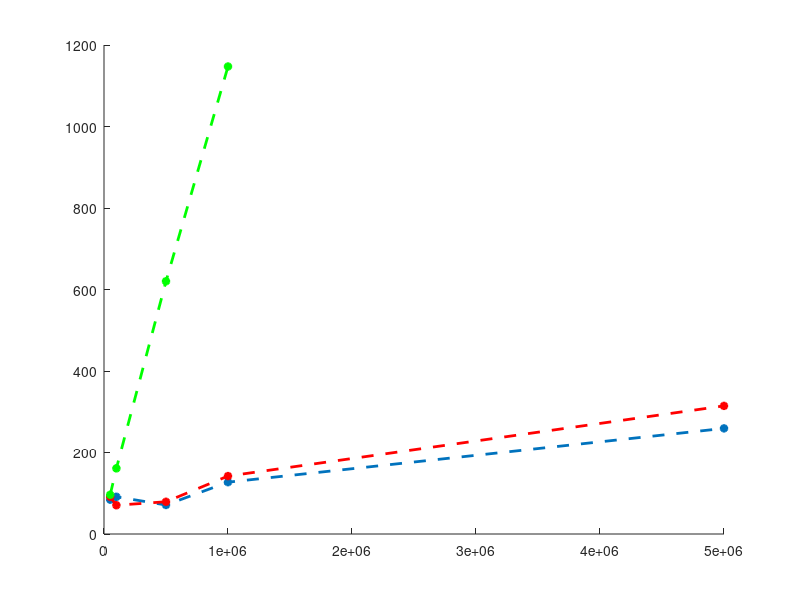

Reproduce this figure in MATLAB.
a=[84.234 91.238 71.208 127.185 259.165];
b=[50000 100000 500000 1000000 5000000];
hold on;
plot(b,a,'--*','LineWidth',2);
c=[ 91.305 70.652 79.117 142.187 314.408];
d=[50000 100000 500000 1000000 5000000];
plot(d,c,'--*r','LineWidth',2);
e=[ 96.279 161.189 620.164 1147.254 ];
f=[50000 100000 500000 1000000];
plot(f,e,'--*g','LineWidth',2);